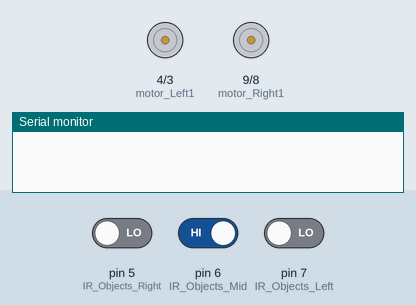
Recording of a sketch running on a simulated Arduino Uno, built with avr-gcc and run on an emulated ATmega328P. Shown: motor-driver pin pairs drawn as motors (green arrow = first pin HIGH = forward, orange = second pin HIGH = backward, longer = more drive, scaled by the enable pin), the last lines printed to the serial monitor. Inputs (shaded band) come from the test bench; at power-on: pin 5 (IR_Objects_Right) LOW, pin 7 (IR_Objects_Left) LOW, pin 6 (IR_Objects_Mid) HIGH.

Above: at 1.8 s.
1.9 s: pin 5 (IR_Objects_Right) driven HIGH
At 3.5 s:
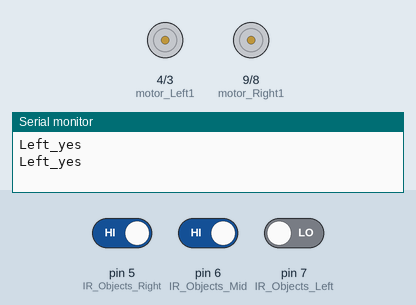
5.0 s: pin 7 (IR_Objects_Left) driven HIGH
At 6.17 s:
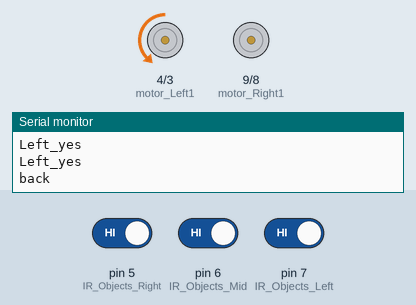
At 6.85 s:
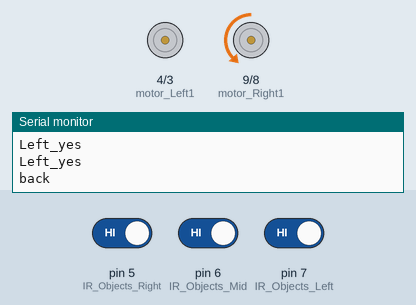
7.7 s: pin 6 (IR_Objects_Mid) driven LOW
10.8 s: pin 6 (IR_Objects_Mid) driven HIGH
13.9 s: pin 5 (IR_Objects_Right) driven LOW
17.0 s: pin 7 (IR_Objects_Left) driven LOW
At 17.7 s:
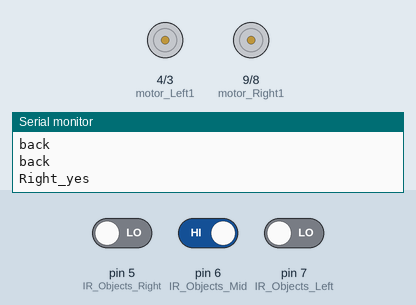
Timing chart, 0 to 19.5 s (numbered marks = the images above; inputs shaded):
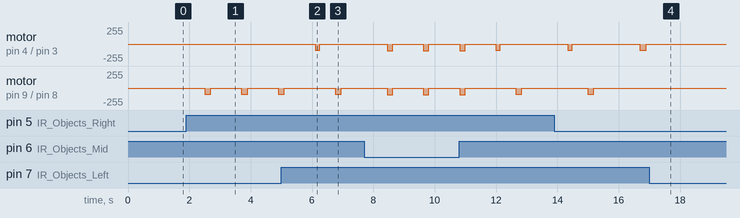

The sketch:

finalproject.ino
```cpp
#include <SoftwareSerial.h>
#include <Wire.h>

char moterstatus;
SoftwareSerial BT(13 , 12);

int IR_Objects_Left = 7; //紅外線接
int IR_Objects_Mid = 6; //紅外線接
int IR_Objects_Right = 5; //紅外線接
int motor_Left1 = 4;
int motor_Left2 = 3;
int motor_Right1 = 9;
int motor_Right2 = 8;
int left_pwm = 11;
int right_pwm = 10;

int IR_Delay = 500;
int IR_Left = 0;
int IR_Mid = 0;
int IR_Right = 0;

int state = 0;

void setup()
{
  Serial.begin(9600);
  BT.begin(9600);
  pinMode(IR_Objects_Left, INPUT); //定義紅外線為輸入端
  pinMode(IR_Objects_Mid, INPUT); //定義紅外線為輸入端
  pinMode(IR_Objects_Right, INPUT); //定義紅外線為輸入端
  pinMode(motor_Left1,OUTPUT);
  pinMode(motor_Left2,OUTPUT);
  pinMode(motor_Right1,OUTPUT);
  pinMode(motor_Right2,OUTPUT);
  pinMode(left_pwm ,OUTPUT);
  pinMode(right_pwm ,OUTPUT);
}
void moveForward()
{
	digitalWrite(motor_Left2,HIGH);
	digitalWrite(motor_Left1,LOW);
  digitalWrite(motor_Right2,HIGH);
	digitalWrite(motor_Right1,LOW);
  analogWrite(right_pwm, 99);
	analogWrite(left_pwm, 100);
  delay(180);
  Stop();
}
void moveBack()
{
  digitalWrite(motor_Left2,LOW);
	digitalWrite(motor_Left1,HIGH);
  digitalWrite(motor_Right2,LOW);
	digitalWrite(motor_Right1,HIGH);
  analogWrite(right_pwm, 90);
	analogWrite(left_pwm, 90);
  delay(140);
  Stop();
}
void moveLeft()
{
	digitalWrite(motor_Left2,LOW);
	digitalWrite(motor_Left1,LOW);
  digitalWrite(motor_Right2,HIGH);
	digitalWrite(motor_Right1,LOW);
  analogWrite(right_pwm, 90);
	analogWrite(left_pwm, 115);
  delay(200);
  Stop();
}
void moveLeftSmall()
{
	digitalWrite(motor_Left2,LOW);
	digitalWrite(motor_Left1,LOW);
  digitalWrite(motor_Right2,HIGH);
	digitalWrite(motor_Right1,LOW);
  analogWrite(right_pwm, 90);
	analogWrite(left_pwm, 95);
  delay(200);
  Stop();
}
void moveRight()
{
	digitalWrite(motor_Left2,HIGH);
	digitalWrite(motor_Left1,LOW);
  digitalWrite(motor_Right2,LOW);
	digitalWrite(motor_Right1,LOW);
  analogWrite(right_pwm, 105);
	analogWrite(left_pwm, 90);
  delay(200);
  Stop();
}
void moveRightSmall()
{
	digitalWrite(motor_Left2,HIGH);
	digitalWrite(motor_Left1,LOW);
  digitalWrite(motor_Right2,LOW);
	digitalWrite(motor_Right1,LOW);
  analogWrite(right_pwm, 70);
	analogWrite(left_pwm, 90);
  delay(150);
  Stop();
}
void Stop()
{
	digitalWrite(motor_Left1,LOW);
  digitalWrite(motor_Left2,LOW);
	digitalWrite(motor_Right1,LOW);
  digitalWrite(motor_Right2,LOW);
}

void loop()
{
  if(state == 0)
  {
    delay(IR_Delay); // 延遲時間等於IR作動時

    IR_Mid = digitalRead(IR_Objects_Mid);
    IR_Left = digitalRead(IR_Objects_Left);
    IR_Right = digitalRead(IR_Objects_Right);

    if(IR_Mid == LOW && IR_Left == HIGH && IR_Right == HIGH ) //假設紅外線等於高電平
    {
      Serial.println("Mid_yes");
      delay(IR_Delay);
      moveForward();
    }

    if(IR_Mid == HIGH && IR_Left == LOW && IR_Right == HIGH ) //假設紅外線等於高電平
    {
      Serial.println("Left_yes");
      delay(IR_Delay);
      moveLeft();
    }

    IR_Right = digitalRead(IR_Objects_Right);
    if(IR_Mid == HIGH && IR_Left == HIGH && IR_Right == LOW ) //假設紅外線等於高電平
    {
      Serial.println("Right_yes");
      delay(IR_Delay);
      moveRight();
    }

    if(IR_Mid == LOW && IR_Left == LOW && IR_Right == LOW)
    {
      Serial.println("Stop");
      delay(IR_Delay);
      Stop();
      state = 1;
    }
    if(IR_Mid == LOW && IR_Left == LOW && IR_Right == HIGH)
    {
      Serial.println("Stop");
      delay(IR_Delay);
      Stop();
      state = 1;
    }
    if(IR_Mid == LOW && IR_Left == HIGH && IR_Right == LOW)
    {
      Serial.println("Stop");
      delay(IR_Delay);
      Stop();
      state = 1;
    }

    if(IR_Mid == HIGH && IR_Left == HIGH && IR_Right == HIGH)
    {
      Serial.println("back");
      delay(IR_Delay);
      moveRightSmall();
      delay(500);
    }
    if(IR_Mid == HIGH && IR_Left == HIGH && IR_Right == HIGH)
    {
      moveLeftSmall();
      delay(500);
    }

  }
  else if(state == 1)
  {
    if(BT.available())
    {
    moterstatus=BT.read();
    Serial.println(moterstatus);
    }
    switch(moterstatus)
    {
      case 'F':
      moveForward();
      Serial.println(moterstatus);
      break;

      case 'B':
      moveBack();
      Serial.println(moterstatus);
      break;

      case 'L':
      moveLeft();
      Serial.println(moterstatus);
      break;

      case 'R':
      moveRight();
      Serial.println(moterstatus);
      break;

      case '0':
      Stop();
      Serial.println(moterstatus);
      break;
      }
  }
}
```

Measured:
- after the input at 1.9 s, motor on pin 9 (motor_Right1) / pin 8 (motor_Right2): alternates backward 90/255 for 0.20 s and stopped for 1.0 s, starting after 0.60 s
- after the input at 5.0 s, motor on pin 4 (motor_Left1) / pin 3 (motor_Left2): stopped → backward 90/255 after 1.1 s, → stopped 0.15 s later
- after the input at 17.0 s, motor on pin 4 (motor_Left1) / pin 3 (motor_Left2): stops changing and stays stopped
